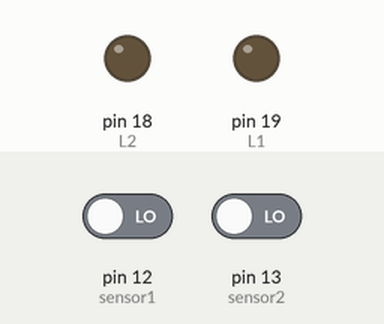
Bench run of a sketch on a simulated Arduino Mega 2560, built with avr-gcc and run on an emulated ATmega2560. Parts: output pins drawn as LEDs (lit = HIGH). The test bench sets the inputs (shaded band); at power-on: pin 12 (sensor1) LOW, pin 13 (sensor2) LOW. Pins used as bus, display or sensor lines are not drawn.

Above: at 1.2 s.
1.3 s: pin 12 (sensor1) driven HIGH
At 2.4 s:
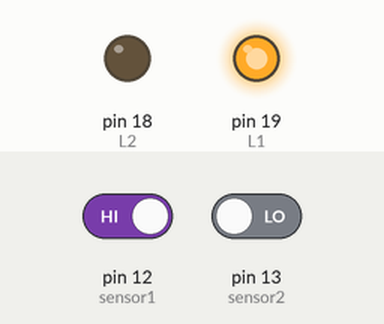
2.8 s: pin 12 (sensor1) driven LOW and pin 13 (sensor2) driven HIGH
At 3.9 s:
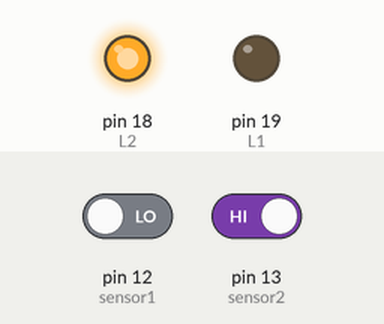
Timing chart, 0 to 5.8 s (numbered marks = the images above; inputs shaded):
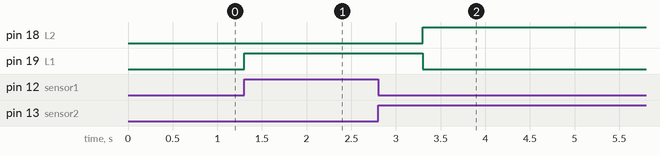

The sketch:

sketch_jun23a.ino
```cpp
const int sensor1 = 12;
const int sensor2 = 13;
const int R1 = 23;
const int R2 = 22;
const int L1 = 19;
const int L2 = 18;
void setup() {
  // put your setup code here, to run once:
  pinMode(sensor1, INPUT);
  pinMode(sensor2, INPUT);
  pinMode(R1, OUTPUT);
  pinMode(R2, OUTPUT);
  pinMode(L1, OUTPUT);
  pinMode(L2, OUTPUT);
}

void loop() {
  // put your main code here, to run repeatedly:
int  sn1 = digitalRead(sensor1);
int  sn2 = digitalRead(sensor2);
  if(sn1 == HIGH){
    right();
  }else if (sn2 == HIGH){
    left();
  }else if (sn1 == HIGH && sn2 == HIGH){
    stopped ();
  }
}

void forward() {
    digitalWrite(R1,HIGH);
    digitalWrite(R2,LOW);
    digitalWrite(L1,HIGH);
    digitalWrite(L2,LOW);
    delay(1000);
}

void reverse() {
    digitalWrite(R1,LOW);
    digitalWrite(R2,HIGH);
    digitalWrite(L1,LOW);
    digitalWrite(L2,HIGH);
    delay(1000);

}
void stopped() {
    digitalWrite(R1,LOW);
    digitalWrite(R2,LOW);
    digitalWrite(L1,LOW);
    digitalWrite(L2,LOW);
    delay(1000);
}
void right() {
    digitalWrite(R1,LOW);
    digitalWrite(R2,HIGH);
    digitalWrite(L1,HIGH);
    digitalWrite(L2,LOW);
    delay(1000);

}
void left() {
    digitalWrite(R1,HIGH);
    digitalWrite(R2,LOW);
    digitalWrite(L1,LOW);
    digitalWrite(L2,HIGH);
    delay(1000);

}
```

Measured:
- after the input at 1.3 s, pin 19 (L1): LOW → HIGH at once
- after the input at 2.8 s, pin 18 (L2): LOW → HIGH after 0.50 s; pin 19 (L1): HIGH → LOW after 0.50 s
